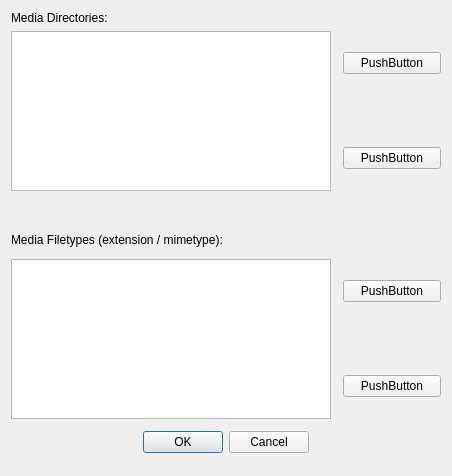
<?xml version="1.0" encoding="UTF-8"?>
<ui version="4.0">
 <class>dialogMediaFiles</class>
 <widget class="QDialog" name="dialogMediaFiles">
  <property name="geometry">
   <rect>
    <x>0</x>
    <y>0</y>
    <width>452</width>
    <height>463</height>
   </rect>
  </property>
  <property name="windowTitle">
   <string>Add Media Directories...</string>
  </property>
  <property name="styleSheet">
   <string notr="true"/>
  </property>
  <layout class="QVBoxLayout" name="verticalLayout_3">
   <item>
    <widget class="QLabel" name="lblMediaDirectories">
     <property name="styleSheet">
      <string notr="true"/>
     </property>
     <property name="text">
      <string>Media Directories:</string>
     </property>
    </widget>
   </item>
   <item>
    <layout class="QVBoxLayout" name="verticalLayout_2">
     <property name="spacing">
      <number>12</number>
     </property>
     <property name="bottomMargin">
      <number>12</number>
     </property>
     <item>
      <layout class="QHBoxLayout" name="horizontalLayout">
       <property name="sizeConstraint">
        <enum>QLayout::SetDefaultConstraint</enum>
       </property>
       <item alignment="Qt::AlignLeft">
        <widget class="QListView" name="listViewDirectories">
         <property name="sizePolicy">
          <sizepolicy hsizetype="Expanding" vsizetype="MinimumExpanding">
           <horstretch>0</horstretch>
           <verstretch>0</verstretch>
          </sizepolicy>
         </property>
         <property name="minimumSize">
          <size>
           <width>320</width>
           <height>160</height>
          </size>
         </property>
         <property name="maximumSize">
          <size>
           <width>344</width>
           <height>200</height>
          </size>
         </property>
         <property name="baseSize">
          <size>
           <width>320</width>
           <height>200</height>
          </size>
         </property>
         <property name="layoutDirection">
          <enum>Qt::LeftToRight</enum>
         </property>
         <property name="styleSheet">
          <string notr="true"/>
         </property>
        </widget>
       </item>
       <item>
        <layout class="QVBoxLayout" name="verticalLayout_4">
         <item>
          <widget class="QPushButton" name="btnAddDirectory">
           <property name="cursor">
            <cursorShape>PointingHandCursor</cursorShape>
           </property>
           <property name="styleSheet">
            <string notr="true"/>
           </property>
           <property name="text">
            <string>PushButton</string>
           </property>
          </widget>
         </item>
         <item>
          <spacer name="verticalSpacer_2">
           <property name="orientation">
            <enum>Qt::Vertical</enum>
           </property>
           <property name="sizeType">
            <enum>QSizePolicy::Maximum</enum>
           </property>
           <property name="sizeHint" stdset="0">
            <size>
             <width>20</width>
             <height>40</height>
            </size>
           </property>
          </spacer>
         </item>
         <item>
          <widget class="QPushButton" name="btnRemoveDirectory">
           <property name="cursor">
            <cursorShape>PointingHandCursor</cursorShape>
           </property>
           <property name="styleSheet">
            <string notr="true"/>
           </property>
           <property name="text">
            <string>PushButton</string>
           </property>
          </widget>
         </item>
        </layout>
       </item>
      </layout>
     </item>
     <item>
      <spacer name="verticalSpacer">
       <property name="orientation">
        <enum>Qt::Vertical</enum>
       </property>
       <property name="sizeType">
        <enum>QSizePolicy::MinimumExpanding</enum>
       </property>
       <property name="sizeHint" stdset="0">
        <size>
         <width>20</width>
         <height>30</height>
        </size>
       </property>
      </spacer>
     </item>
     <item>
      <widget class="QLabel" name="lblMediaFiletypes">
       <property name="styleSheet">
        <string notr="true"/>
       </property>
       <property name="text">
        <string>Media Filetypes (extension / mimetype):</string>
       </property>
      </widget>
     </item>
     <item>
      <layout class="QHBoxLayout" name="horizontalLayout_2">
       <item alignment="Qt::AlignLeft">
        <widget class="QListView" name="listViewFiletypes">
         <property name="minimumSize">
          <size>
           <width>320</width>
           <height>160</height>
          </size>
         </property>
         <property name="maximumSize">
          <size>
           <width>344</width>
           <height>200</height>
          </size>
         </property>
         <property name="baseSize">
          <size>
           <width>344</width>
           <height>200</height>
          </size>
         </property>
         <property name="styleSheet">
          <string notr="true"/>
         </property>
        </widget>
       </item>
       <item>
        <layout class="QVBoxLayout" name="verticalLayout_5">
         <item>
          <widget class="QPushButton" name="btnAddFiletypes">
           <property name="cursor">
            <cursorShape>PointingHandCursor</cursorShape>
           </property>
           <property name="styleSheet">
            <string notr="true"/>
           </property>
           <property name="text">
            <string>PushButton</string>
           </property>
          </widget>
         </item>
         <item>
          <spacer name="verticalSpacer_3">
           <property name="orientation">
            <enum>Qt::Vertical</enum>
           </property>
           <property name="sizeType">
            <enum>QSizePolicy::Maximum</enum>
           </property>
           <property name="sizeHint" stdset="0">
            <size>
             <width>20</width>
             <height>40</height>
            </size>
           </property>
          </spacer>
         </item>
         <item>
          <widget class="QPushButton" name="btnRemoveFiletypes">
           <property name="cursor">
            <cursorShape>PointingHandCursor</cursorShape>
           </property>
           <property name="styleSheet">
            <string notr="true"/>
           </property>
           <property name="text">
            <string>PushButton</string>
           </property>
          </widget>
         </item>
        </layout>
       </item>
      </layout>
     </item>
     <item alignment="Qt::AlignHCenter|Qt::AlignBottom">
      <widget class="QDialogButtonBox" name="buttonBoxDialog">
       <property name="sizePolicy">
        <sizepolicy hsizetype="Expanding" vsizetype="Fixed">
         <horstretch>0</horstretch>
         <verstretch>0</verstretch>
        </sizepolicy>
       </property>
       <property name="cursor">
        <cursorShape>PointingHandCursor</cursorShape>
       </property>
       <property name="styleSheet">
        <string notr="true"/>
       </property>
       <property name="orientation">
        <enum>Qt::Horizontal</enum>
       </property>
       <property name="standardButtons">
        <set>QDialogButtonBox::Cancel|QDialogButtonBox::Ok</set>
       </property>
      </widget>
     </item>
    </layout>
   </item>
  </layout>
 </widget>
 <resources/>
 <connections>
  <connection>
   <sender>buttonBoxDialog</sender>
   <signal>accepted()</signal>
   <receiver>dialogMediaFiles</receiver>
   <slot>accept()</slot>
   <hints>
    <hint type="sourcelabel">
     <x>248</x>
     <y>254</y>
    </hint>
    <hint type="destinationlabel">
     <x>157</x>
     <y>274</y>
    </hint>
   </hints>
  </connection>
  <connection>
   <sender>buttonBoxDialog</sender>
   <signal>rejected()</signal>
   <receiver>dialogMediaFiles</receiver>
   <slot>reject()</slot>
   <hints>
    <hint type="sourcelabel">
     <x>316</x>
     <y>260</y>
    </hint>
    <hint type="destinationlabel">
     <x>286</x>
     <y>274</y>
    </hint>
   </hints>
  </connection>
 </connections>
</ui>
